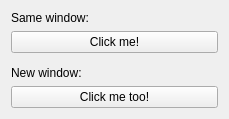
<?xml version="1.0" encoding="UTF-8"?>
<ui version="4.0">
 <class>Form</class>
 <widget class="QWidget" name="Form">
  <property name="geometry">
   <rect>
    <x>0</x>
    <y>0</y>
    <width>229</width>
    <height>119</height>
   </rect>
  </property>
  <property name="windowTitle">
   <string>Form</string>
  </property>
  <layout class="QVBoxLayout" name="verticalLayout">
   <item>
    <widget class="QLabel" name="label">
     <property name="text">
      <string>Same window:</string>
     </property>
    </widget>
   </item>
   <item>
    <widget class="CRelatedDisplayButton" name="CRelatedDisplayButton">
     <property name="text">
      <string>Click me!</string>
     </property>
     <property name="filenames" stdset="0">
      <stringlist>
       <string>second.ui</string>
      </stringlist>
     </property>
     <property name="titles" stdset="0">
      <stringlist>
       <string>Secondary Display</string>
      </stringlist>
     </property>
    </widget>
   </item>
   <item>
    <spacer name="verticalSpacer">
     <property name="orientation">
      <enum>Qt::Vertical</enum>
     </property>
     <property name="sizeHint" stdset="0">
      <size>
       <width>20</width>
       <height>40</height>
      </size>
     </property>
    </spacer>
   </item>
   <item>
    <widget class="QLabel" name="label_2">
     <property name="text">
      <string>New window:</string>
     </property>
    </widget>
   </item>
   <item>
    <widget class="CRelatedDisplayButton" name="CRelatedDisplayButton_2">
     <property name="text">
      <string>Click me too!</string>
     </property>
     <property name="filenames" stdset="0">
      <stringlist>
       <string>second.ui</string>
      </stringlist>
     </property>
     <property name="titles" stdset="0">
      <stringlist>
       <string>Secondary display</string>
      </stringlist>
     </property>
     <property name="openInNewWindow" stdset="0">
      <bool>true</bool>
     </property>
    </widget>
   </item>
  </layout>
 </widget>
 <customwidgets>
  <customwidget>
   <class>PyDMRelatedDisplayButton</class>
   <extends>QPushButton</extends>
   <header>pydm.widgets.related_display_button</header>
  </customwidget>
  <customwidget>
   <class>CRelatedDisplayButton</class>
   <extends>PyDMRelatedDisplayButton</extends>
   <header>comrad.widgets.pydm_widgets</header>
  </customwidget>
 </customwidgets>
 <resources/>
 <connections/>
</ui>
